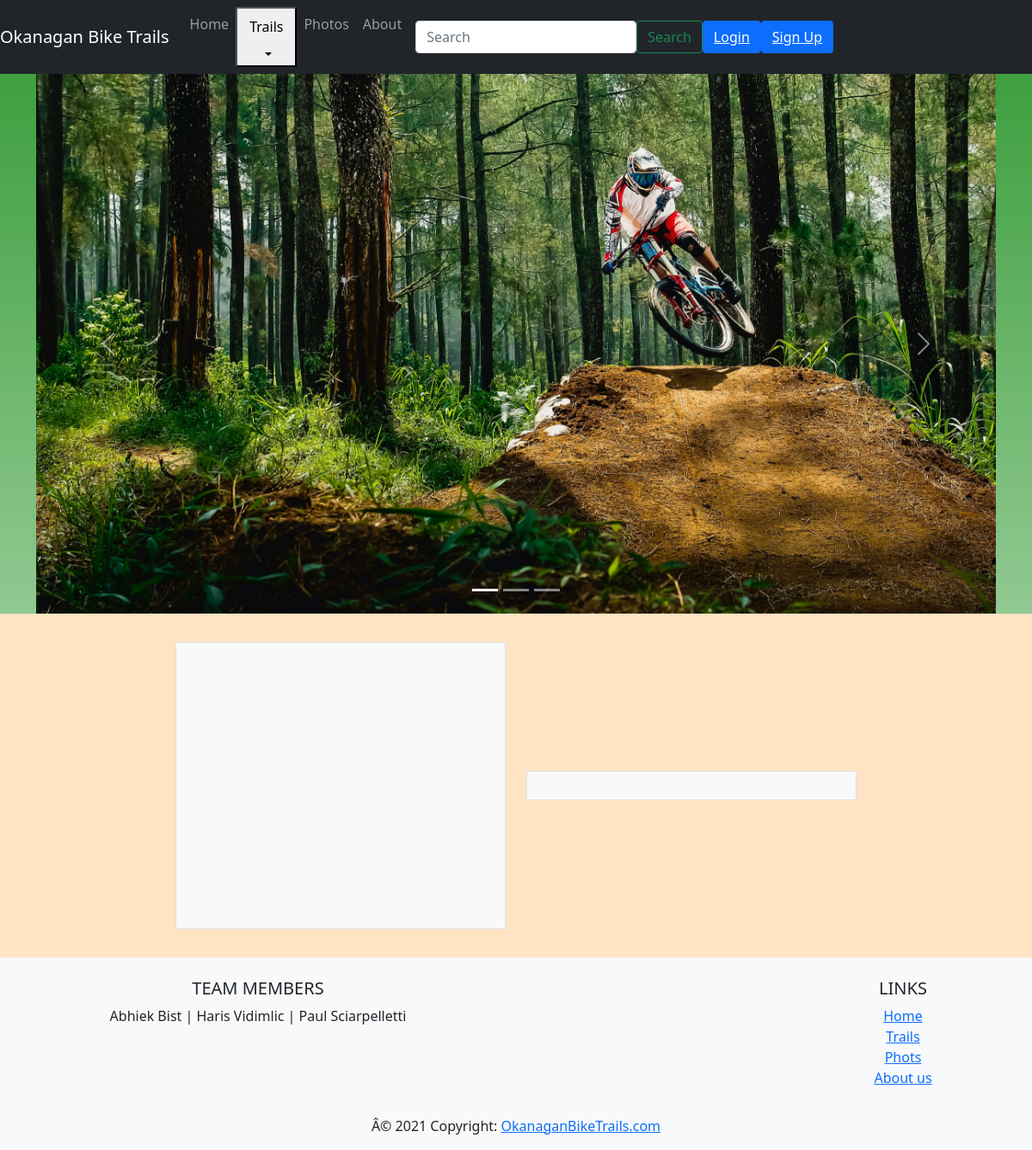
Before: /src/client/index.php with the older database file.
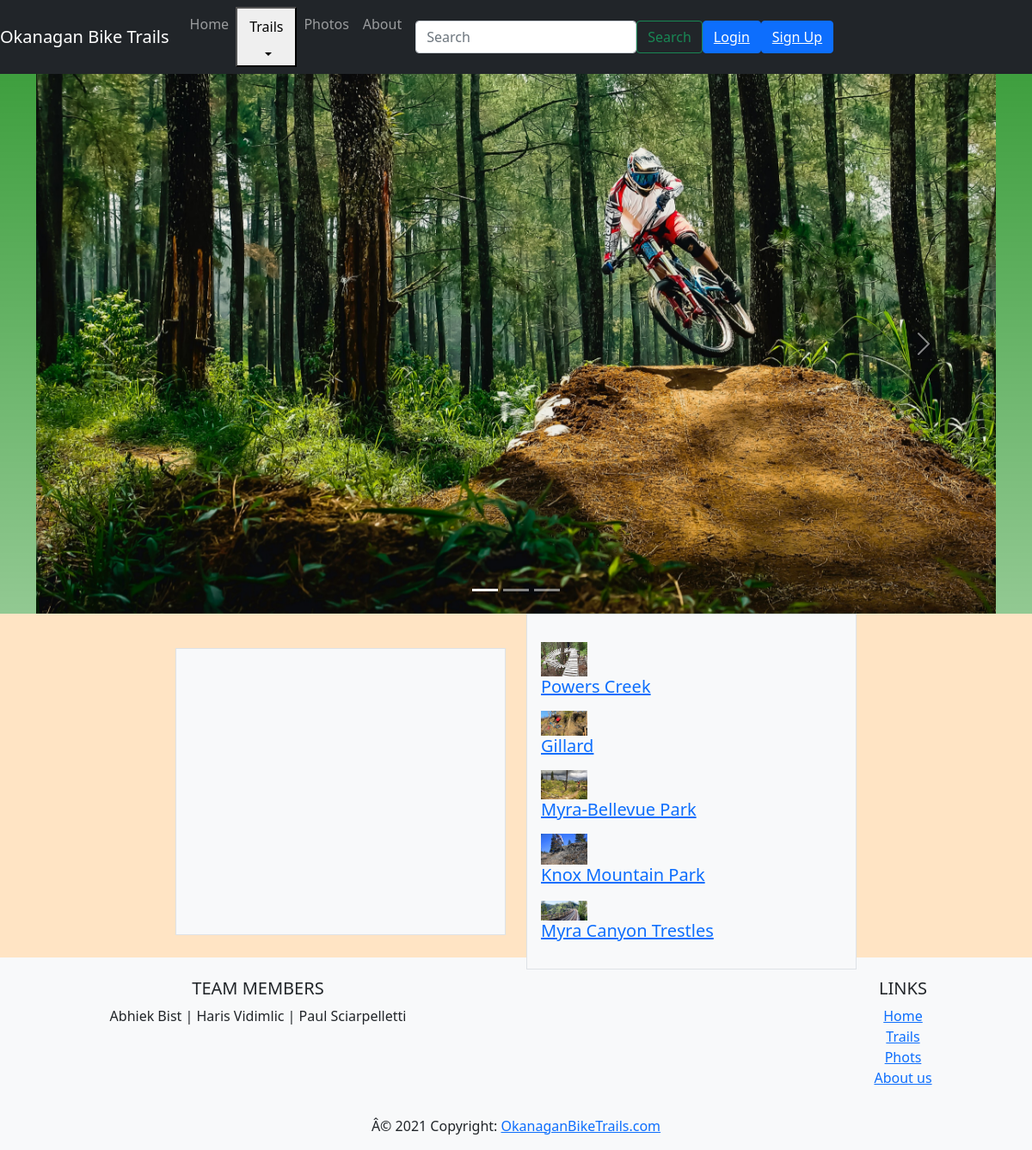
After: the same page with the newer database file.
### tables this page shows
CREATE TABLE `trails` (
  `trailId` int(11)  NOT NULL AUTO_INCREMENT,
  `trailName` varchar(20) NOT NULL,
  `description` varchar(255) NOT NULL,
  PRIMARY KEY (`trailId`)
);

### src/client/index.php (the view, shortened to what this page needs)
<!DOCTYPE html>
<html lang="en">
<head>
    <link href='https://api.mapbox.com/mapbox-gl-js/v2.5.1/mapbox-gl.css' rel='stylesheet' />
    <link href="https://cdn.jsdelivr.net/npm/bootstrap@5.0.2/dist/css/bootstrap.min.css" rel="stylesheet"
>
    <link rel="stylesheet" href="./../client/css/main.css">
</head>
<body>
<?php include 'header.php';?>
    <div class="container">
        <div class="row align-items-start">
            <div class="col">
                <div id="myCarousel" class="carousel slide" data-bs-ride="carousel">
                    <div class="carousel-indicators">
                        <button type="button" data-bs-target="#myCarousel" data-bs-slide-to="0" class="active"></button>
                        <button type="button" data-bs-target="#myCarousel" data-bs-slide-to="1" ></button>
                        <button type="button" data-bs-target="#myCarousel" data-bs-slide-to="2"></button>
                    </div>
                    <div class="carousel-inner">
                        <div class="carousel-item active">
                            <img src="img/andhika-soreng-US06QF_sxu8-unsplash.jpg" class="img-responsive d-block w-100"
                                alt="..." style= "max-height: 800px">
                        </div>
                    </div>
                    <button class="carousel-control-prev" type="button" data-bs-target="#myCarousel"
                        data-bs-slide="prev">
                        <span class="carousel-control-prev-icon" aria-hidden="true"></span>
                    </button>
                    <button class="carousel-control-next" type="button" data-bs-target="#myCarousel"
                        data-bs-slide="next">
                        <span class="carousel-control-next-icon" aria-hidden="true"></span>
                    </button>
                </div>
            </div>
        </div>
    </div>
    <div class="row my-custom-row justify-content-center align-items-center">
        <div class="col-sm-4">
            <div class="p-3 border bg-light">
                <div id='map'></div>
            </div>
        </div>
        <div class="col-sm-4">
            <div class="p-3 border bg-light">
            <nav>
                <?php
            require './../server/db_conn.php';
$sql = "SELECT * FROM trails ORDER BY trailId DESC";
$results = mysqli_query($conn, $sql);
while($row = mysqli_fetch_assoc($results)){
    $trailId = $row['trailId'];
    $trailName = $row['trailName'];
    echo '<div class="media my-3">
    <div>
    <img src="img/card-'.$trailId.'.jpg" width="54px" class="mr-3" alt="...">
    <div class="media-body">
    <a href="comment.php?id=' . $trailId .' "><h5>'. $trailName .'</h5></a>
    </div>
    </div>
    </div>';
}
?>
</nav>
            </div>
        </div>
    </div>
    <?php include 'footer.php';?>
</body>
</html>

### src/client/header.php (shortened to what this page needs)
<?php
  if(isset($_SESSION['loggedIn']) && $_SESSION['loggedIn']==true){
    $loggedin= true;
  }
  else{
    $loggedin = false;
  }
?>
<nav>
  <div class="navbar navbar-expand-lg navbar-dark bg-dark">
    <a class="navbar-brand" href="./../client/index.php">Okanagan Bike Trails</a>
  <div class="collapse navbar-collapse" id="navbarSupportedContent">
    <ul class="navbar-nav mr-auto">
    <li class="nav-item active">
      <a class="nav-link" href="./../client/index.php">Home</a>
    </li>
    <li class="nav-item ">
    <div class="dropdown">
      <button class="dropdown-toggle"  type="button" data-bs-toggle="dropdown" aria-expanded="false" >
        <a class="nav-link" href="./../client/trails.php" style="color:black">Trails</a>
      </button>
  </div>
  </li>
  <li class="nav-item">
      <a class="nav-link" href="./../client/photos.php">Photos</a>
  </li>
  <li class="nav-item">
      <a class="nav-link" href="./../client/about.php">About</a>
  </li>
  </ul>
  <div class="row mx-2">
  <ul class="navbar-nav mr-auto">
  <li class="nav-item">
  <form class= "form-inline">
      <input class="form-control mr-sm-2" type="search" placeholder="Search" aria-label="Search">
        </li>
      <li class="nav-item">
  <button class="btn btn-outline-success my-2 my-sm-0"  inline="true" type="submit">Search</button>
  </li>
<?php
      if($loggedin == false){
      echo '<li class="nav-item">
              <button class="btn btn-primary" inline="true" ><a href="./../server/login.php" style="color:white">Login</a></button>
            </li>
            <li class="nav-item">
              <button class="btn btn-primary" inline="true" ><a href="./../server/newuser.html" style="color:white">Sign Up</a></button>
            </li>
            </ul> ';
      }
?>
  </div>
  </div>
  </div>
  </nav>

### src/client/footer.php
<?php
echo'
 <footer  class="page-footer font-small bg-light pt-4">
    <div class="container-fluid text-center text-md-left">
      <div class="row">
        <div class="col-md-6 mt-md-0 mt-3">
          <h5 class="text-uppercase">Team Members</h5>
          <p>Abhiek Bist | Haris Vidimlic | Paul Sciarpelletti</p>
        </div>
        <hr class="clearfix w-100 d-md-none pb-3">
        <div class="col-md-3 mb-md-0 mb-3">
        </div>
        <div class="col-md-3 mb-md-0 mb-3">
          <h5 class="text-uppercase">Links</h5>
          <ul class="list-unstyled">
            <li>
              <a href="./../client/index.php">Home</a>
            </li>
            <li>
              <a href="./../client/trails.php">Trails</a>
            </li>
            <li>
              <a href="./../client/photos.php">Phots</a>
            </li>
            <li>
              <a href="./../client/about.php">About us</a>
            </li>
          </ul>
        </div>
      </div>
    </div>
    <div class="footer-copyright text-center py-3">Â© 2021 Copyright:
      <a href="./../client/index.php"> OkanaganBikeTrails.com</a>
    </div>
  </footer>
  '
?>

### src/client/css/main.css (style rules this page uses)
.carousel-inner img { margin: auto; }
#map { top: 0; bottom: 0; width: 400px; height: 300px; }
.my-custom-row { background-color: bisque; height: 400px; }
.dropdown-toggle { color: black; }
body { background-image: linear-gradient( rgba(0, 128, 0, 0.8),rgba(0, 128, 0, 0.1)); }

Changed rows visible on the page:
added trails: shows a picture, trailName "Powers Creek"
added trails: shows a picture, trailName "Gillard"
added trails: shows a picture, trailName "Myra-Bellevue Park"
added trails: shows a picture, trailName "Knox Mountain Park"
added trails: shows a picture, trailName "Myra Canyon Trestles"
